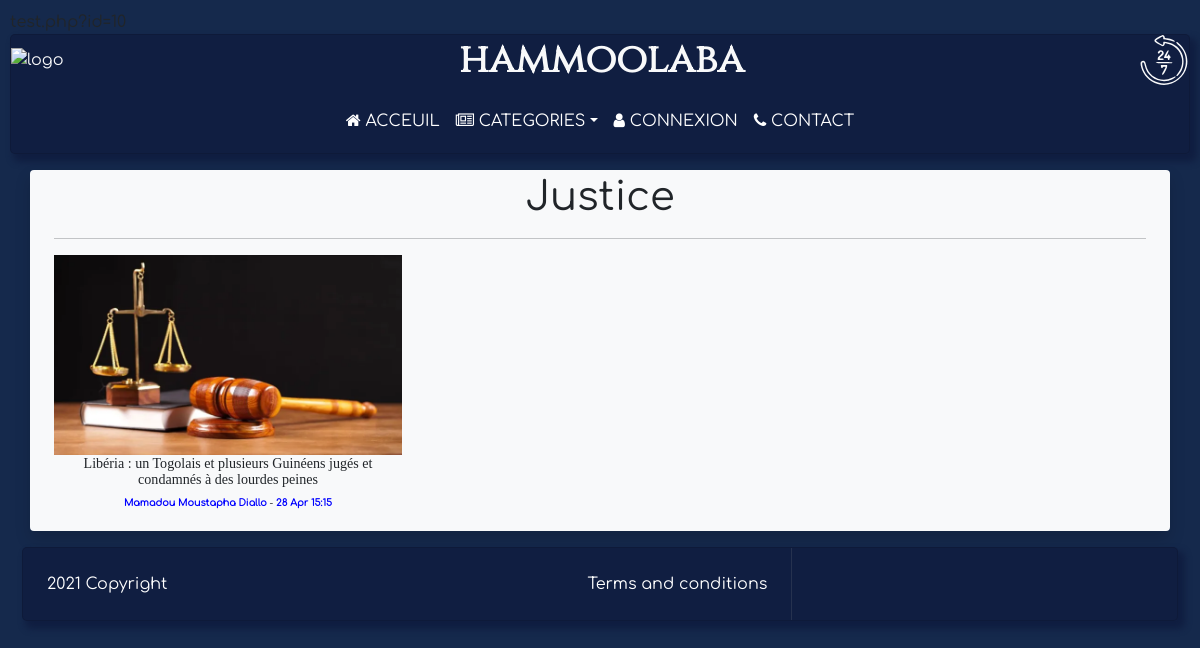
The page /category.php?id=10 on the database as committed earlier.
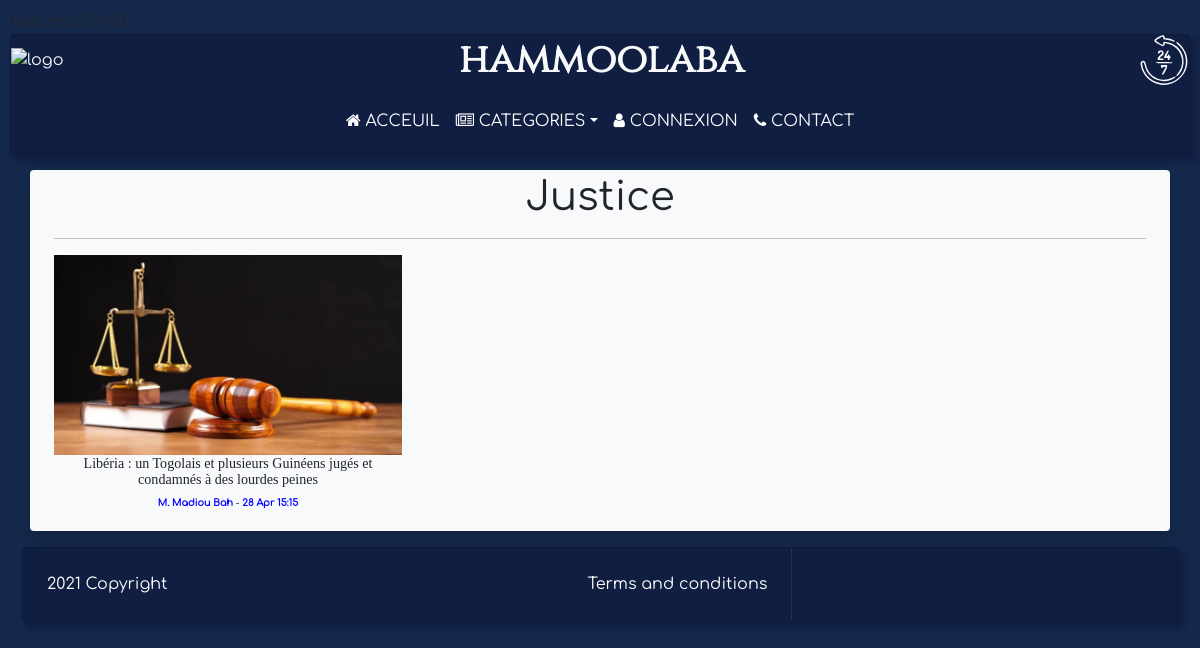
The same page on the database as committed later.
### tables this page shows
CREATE TABLE `articles` (
  `id` int NOT NULL AUTO_INCREMENT,
  `title` varchar(255) NOT NULL,
  `dateposted` datetime NOT NULL,
  `body` text NOT NULL,
  `imgpath` varchar(100) NOT NULL,
  `cat_id` int NOT NULL,
  `author_id` int NOT NULL,
  PRIMARY KEY (`id`),
  KEY `cat_id` (`cat_id`),
  KEY `fk_author_id_users_id` (`author_id`),
  CONSTRAINT `articles_ibfk_1` FOREIGN KEY (`cat_id`) REFERENCES `categories` (`id`),
  CONSTRAINT `fk_author_id_users_id` FOREIGN KEY (`author_id`) REFERENCES `users` (`id`)
);

CREATE TABLE `users` (
  `id` int NOT NULL AUTO_INCREMENT,
  `name` varchar(100) NOT NULL,
  `username` varchar(20) NOT NULL,
  `password` varchar(20) NOT NULL,
  `email` varchar(100) NOT NULL,
  `role` char(1) NOT NULL DEFAULT '0',
  PRIMARY KEY (`id`),
  UNIQUE KEY `username` (`username`),
  UNIQUE KEY `email` (`email`)
);

### config.php (called while the page is built, shortened)
<?php
  $config_imgarticle_folder = "Images/articles";

### functions.php (the view, shortened to what this page needs)
<?php
function date_duree($from){
  $to = time();
  $from = strtotime($from);
  $diff = ($to - $from);
  if($diff < 3600){
    $duree = sprintf("%d", $diff / 60);
    return "Il y a " . $duree . " minute" . ($duree > 1 ? "s" : "");
  }
  else if($diff < 86400){
    $duree = sprintf("%d", $diff / 3600);
    return "Il y a " . $duree . " heure" . ($duree > 1 ? "s" : "");
  }
  else if($diff < 86400 * 7){
    $duree = sprintf("%d", $diff / 86400);
    return "Il y a " . $duree . " jour" . ($duree > 1 ? "s" : "");
  }
  else if($diff < 86400 * 364.25){
    return date('d M H:i', $from);
  }
  else
    return date('D d M Y H:i', $from);
}
function article($datas){
  require "config.php";
  return
  '<div class="grid-item col-lg-4 col-md-6">'
    . '<div class="d-flex flex-column">'
      . '<div class="image_article"><img src="' . $config_imgarticle_folder . '/' . $datas['imgpath'] . '" alt="' . $datas['title'] . '" width="100%"></div>'
      . '<div>'
          . '<h5 class="article-title"><a href="article.php?id='. $datas['id'] . '">'. $datas['title'] . '</a></h5>'
          . '<p class="infos-sup"><span class="auteur-article">'. $datas['author_name'] . '</span> - <span class="heure-publication">' . date_duree($datas['dateposted']) . '</span></p>'
      . '</div>'
    . '</div>'
  . '</div>';
}

### category.php (shortened to what this page needs)
<?php
		require "config.php";
		require "functions.php";
		$db = new mysqli($hname, $uname, $pword, $dbase);
		if(isset($_GET['id'])){
				if(isset($_GET['page'])){
					$page = (int)$_GET['page'];
					if($page <= 0) $page = 1;
				}
				else{
					$page = 1;
				}
				$id = (int)$_GET['id'];
				$querystr = "SELECT categories.*, count(articles.id) AS total_articles FROM categories INNER JOIN articles ON categories.id = articles.cat_id WHERE articles.cat_id = " . $id;
				$resultcateg = $db->query($querystr);
		}
		else{
				$querystr = "SELECT categories.*, count(articles.id) AS total_articles FROM categories INNER JOIN articles ON categories.id = articles.cat_id GROUP BY categories.id, categories.name ORDER BY categories.name";
				$resultcateg = $db->query($querystr);
		}
		require "includes/header.php" ;
?>
<div class="container">
	<?php if($resultcateg->num_rows === 0) : ?>
		<h2 class="text-center">Liste des topics</h2>
		<?= "<p>Il n'y au aucun topic actuellement !</p>"?>
	<?php elseif($resultcateg->num_rows === 1): ?>
		<?php
			$rowcat = $resultcateg->fetch_array(MYSQLI_ASSOC);
			echo "<h1 class='text-center'>" . $rowcat['name'] . '</h1>';
			echo "<hr>";
		?>
		<div class="row grid">
			<?php
				$resultarticles = $db->query("SELECT articles.id, title, dateposted, imgpath, users.name AS author_name FROM articles INNER JOIN users ON articles.author_id = users.id WHERE articles.cat_id = " . $id . " ORDER BY dateposted DESC");
				if($resultarticles->num_rows === 0){
					echo "<p>Il n'y a aucun article sur ce topic pour l'instant !";
				}
				else{
					$resultarticles->data_seek(($page - 1) * MAX_ARTICLES_PER_PAGE);
					$i = 0;
					while($i < MAX_ARTICLES_PER_PAGE && $rowarticle = $resultarticles->fetch_array(MYSQLI_ASSOC)){
						echo article($rowarticle);
						$i++;
					}
				}
			?>
		</div>
	<?php endif ?>
</div>
<?php require "includes/footer.php" ; ?>

Rows that differ between the two databases and show on the page:
changed articles "28 Apr 15:15": author.name "Mamadou Moustapha Diallo" → "M. Madiou Bah"
